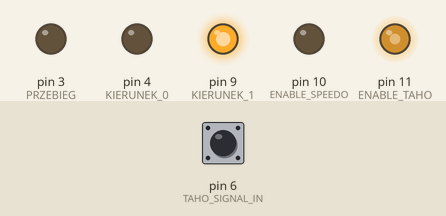
Recording of a sketch running on a simulated Arduino Uno, built with avr-gcc and run on an emulated ATmega328P. Parts: output pins drawn as LEDs (lit = HIGH). The inputs (shaded band) are chosen by the test bench; at power-on: pin 6 (TAHO_SIGNAL_IN) HIGH.

Above: at 0.1 s.
At 1.8 s:
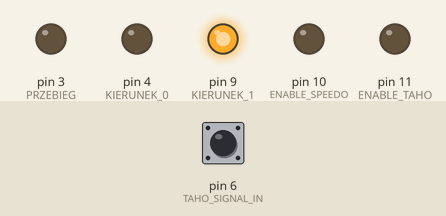
1.9 s: pin 6 (TAHO_SIGNAL_IN) pulled LOW for 0.15 s
At 2.3 s:
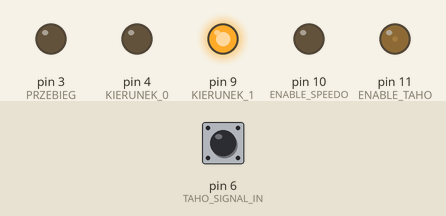
Timing chart, 0 to 4.9 s (numbered marks = the images above; inputs shaded):
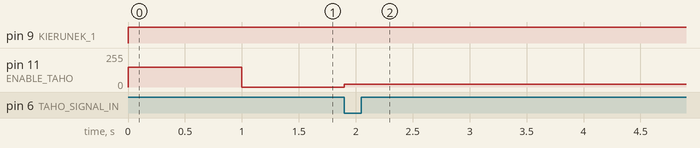

The sketch:

only_taho.ino
```cpp
int PRZEBIEG = 3;

int KIERUNEK_0 = 4;
int KIERUNEK_1 = 9;
int ENABLE_TAHO = 11;
int ENABLE_SPEEDO = 10;

int TAHO_SIGNAL_IN = 6;//masa z cewki

void setup() {
  pinMode(PRZEBIEG, OUTPUT);
  pinMode(ENABLE_TAHO, OUTPUT);
  pinMode(KIERUNEK_0, OUTPUT);
  pinMode(KIERUNEK_1, OUTPUT);
  pinMode(ENABLE_SPEEDO, OUTPUT);
  pinMode(TAHO_SIGNAL_IN, INPUT_PULLUP);

  digitalWrite(PRZEBIEG, LOW);
  digitalWrite(ENABLE_TAHO, LOW);
  digitalWrite(KIERUNEK_0, LOW);
  digitalWrite(KIERUNEK_1, HIGH);
  digitalWrite(ENABLE_SPEEDO, LOW);

  initGauges();
  test();
  initGauges();

  while(true){
    normalLoop();
    }
}

unsigned long rpmTime = 0;
unsigned long fixedRPM = 0;

bool tahoMassValue = false;
bool tahoMassOldValue = false;

void initGauges() {
  rpmTime = micros();
}

unsigned long fromTimeToRPM(unsigned long rotationMillis) {
  return 60000000 / rotationMillis;
}

void callRPM() {
  tahoMassValue = digitalRead(TAHO_SIGNAL_IN);

  if ( tahoMassOldValue != tahoMassValue ) {
    tahoMassOldValue = tahoMassValue;
    if (tahoMassValue == false) {
      unsigned long rotationTime =  micros() - rpmTime;
      fixedRPM = fromTimeToRPM(rotationTime);
      rpmTime = micros();
    }
  }
}


int rpmArraySize = 16;
//                            0  10  20   30    40    50    60    70    80    90   100   110   120    130    140   150
unsigned long rpmArray[16] = {0, 10, 20, 800, 1900, 3000, 4000, 5200, 6500, 7500, 8500, 9200, 10000, 11200, 12300, 13500};


double toRpmGaugeValue(unsigned long rpmValue) {

  int lastSmallerIndex = rpmArraySize - 1;
  if (rpmValue == 0ul) {
    lastSmallerIndex = 0;
  }
  rpmValue = min(rpmValue, rpmArray[rpmArraySize - 1]);

  for (int i = 0; i < rpmArraySize - 1; i++) {
    if (rpmValue > rpmArray[i] && rpmValue <= rpmArray[i + 1]) {
      lastSmallerIndex = i;
    }
  }

  unsigned long biasStart = rpmValue - rpmArray[lastSmallerIndex];                  //9000 - 8500 = 500     // obroty - smaller
  unsigned long biasEnd = rpmArray[lastSmallerIndex + 1] - rpmArray[lastSmallerIndex]; //9200 - 8500 = 700   // bigger - smaller

  double bias = ((double)biasStart) / ((double)biasEnd); // 500/700=0.71

  double mullOne = 1.0 - bias;//0.29
  double mullTwo = bias;//0.71

  return (lastSmallerIndex * 10) * mullOne + ((lastSmallerIndex + 1) * 10) * mullTwo ; // 10*10*0.29 + 11*10*0.71 = 29 + 78 =  107
}


void test() {
  unsigned long loopTime = millis();

  while (loopTime + 1000 > millis()) {
    analogWrite(ENABLE_TAHO, ((int)toRpmGaugeValue(16000)));
  }
  analogWrite(ENABLE_TAHO, ((int)toRpmGaugeValue(0)));
}


void normalLoop(){
  callRPM();

  analogWrite(ENABLE_TAHO, ((int)toRpmGaugeValue(fixedRPM)));
  }

void loop() {
//  normalLoop();
}
```

Measured:
- after the input at 1.9 s, pin 11 (ENABLE_TAHO): 0/255 → 20/255 at once
